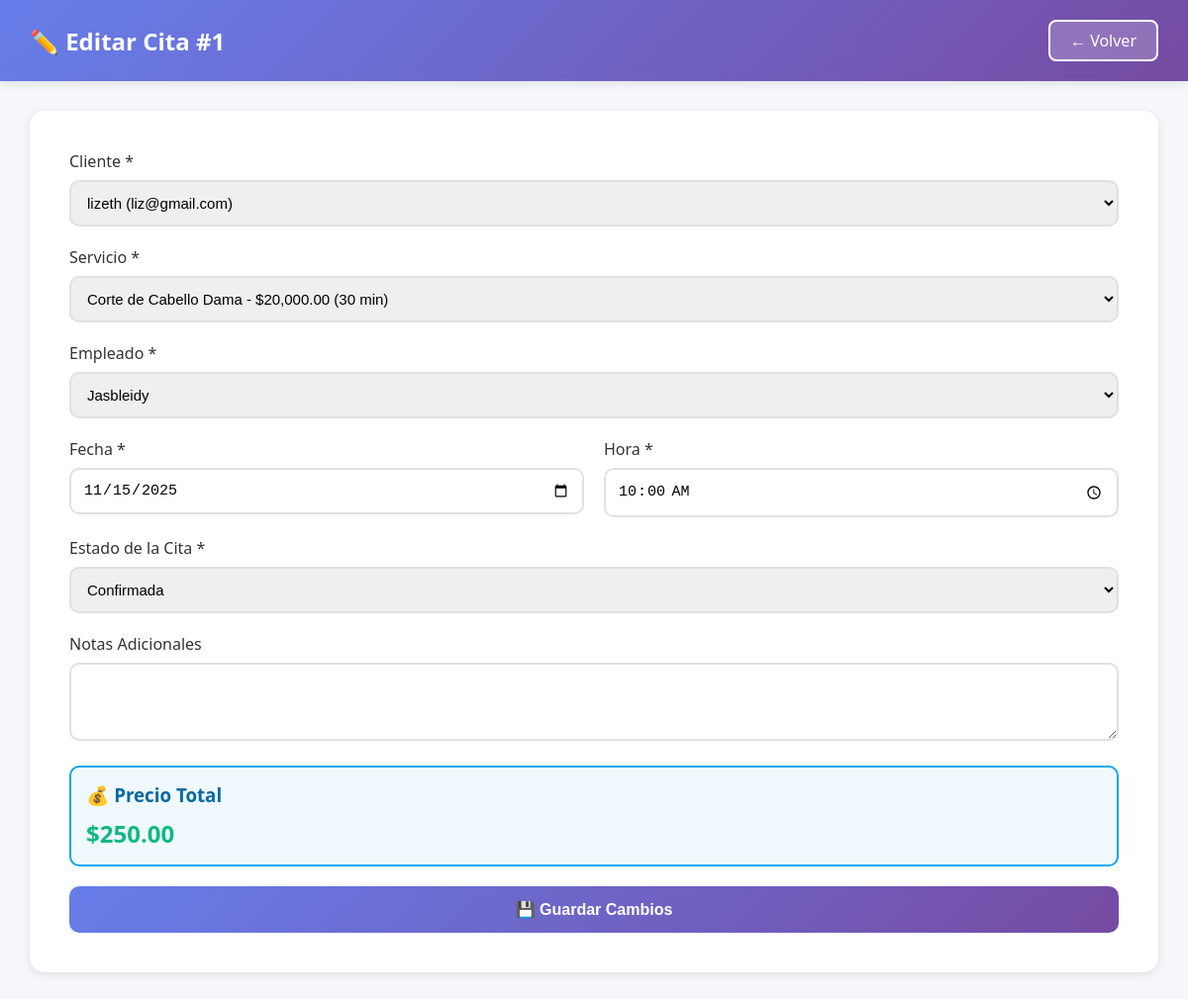
/pages/admin/editar_cita.php?id=1 (signed in), run on the app's committed database.
### tables this page shows
CREATE TABLE `citas` (
  `id` int(11) NOT NULL,
  `cliente_id` int(11) NOT NULL,
  `empleado_id` int(11) NOT NULL,
  `servicio_id` int(11) NOT NULL,
  `fecha_cita` date NOT NULL,
  `hora_cita` time NOT NULL,
  `estado` enum('Pendiente','Confirmada','Completada','Cancelada') DEFAULT 'Pendiente',
  `notas` text DEFAULT NULL,
  `precio_total` decimal(10,2) NOT NULL,
  `fecha_creacion` timestamp NULL DEFAULT current_timestamp(),
  `fecha_actualizacion` timestamp NULL DEFAULT current_timestamp() ON UPDATE current_timestamp()
);

CREATE TABLE `usuarios` (
  `id` int(11) NOT NULL,
  `nombre` varchar(100) NOT NULL,
  `email` varchar(100) NOT NULL,
  `password` varchar(255) NOT NULL,
  `telefono` varchar(20) DEFAULT NULL,
  `rol` enum('Cliente','Empleado','Administrador') NOT NULL DEFAULT 'Cliente',
  `fecha_registro` timestamp NULL DEFAULT current_timestamp(),
  `activo` tinyint(1) DEFAULT 1
);

CREATE TABLE `servicios` (
  `id` int(11) NOT NULL,
  `nombre` varchar(100) NOT NULL,
  `descripcion` text DEFAULT NULL,
  `duracion` int(11) NOT NULL COMMENT 'Duración en minutos',
  `precio` decimal(10,2) NOT NULL,
  `activo` tinyint(1) DEFAULT 1,
  `fecha_creacion` timestamp NULL DEFAULT current_timestamp()
);

### pages/admin/editar_cita.php (the view, shortened to what this page needs)
<?php
$database = new Database();
$db = $database->getConnection();
$cita_id = $_GET['id'] ?? null;
$query = "SELECT c.*,
          u1.nombre as cliente_nombre,
          u2.nombre as empleado_nombre,
          s.nombre as servicio_nombre
          FROM citas c
          JOIN usuarios u1 ON c.cliente_id = u1.id
          JOIN usuarios u2 ON c.empleado_id = u2.id
          JOIN servicios s ON c.servicio_id = s.id
          WHERE c.id = :id";
$stmt = $db->prepare($query);
$stmt->bindParam(':id', $cita_id);
$stmt->execute();
$cita = $stmt->fetch();
$clientes = $db->query("SELECT id, nombre, email FROM usuarios WHERE rol='Cliente' AND activo=1 ORDER BY nombre")->fetchAll();
$empleados = $db->query("SELECT id, nombre FROM usuarios WHERE rol='Empleado' AND activo=1 ORDER BY nombre")->fetchAll();
$servicios = $db->query("SELECT id, nombre, precio, duracion FROM servicios WHERE activo=1 ORDER BY nombre")->fetchAll();
?>
<!DOCTYPE html>
<html lang="es">
<head>
    <link rel="stylesheet" href="../../assets/admin_styles.css">
</head>
<body>
    <div class="header">
        <div class="header-content">
            <h1>✏️ Editar Cita #<?php echo $cita['id']; ?></h1>
            <a href="citas.php" class="btn-back">← Volver</a>
        </div>
    </div>
    <div class="container">
        <div class="form-container">
            <form action="procesar_cita.php" method="POST" onsubmit="return validateForm()">
                <div class="form-group">
                    <label for="cliente_id">Cliente *</label>
                    <select id="cliente_id" name="cliente_id" required>
                        <?php foreach ($clientes as $cliente): ?>
                            <option value="<?php echo $cliente['id']; ?>" <?php echo $cliente['id'] == $cita['cliente_id'] ? 'selected' : ''; ?>>
                                <?php echo htmlspecialchars($cliente['nombre']) . ' (' . htmlspecialchars($cliente['email']) . ')'; ?>
                            </option>
                        <?php endforeach; ?>
                    </select>
                </div>
                <div class="form-group">
                    <label for="servicio_id">Servicio *</label>
                    <select id="servicio_id" name="servicio_id" required onchange="actualizarPrecio()">
                        <?php foreach ($servicios as $servicio): ?>
                            <option
                                value="<?php echo $servicio['id']; ?>"
                                data-precio="<?php echo $servicio['precio']; ?>"
                                data-duracion="<?php echo $servicio['duracion']; ?>"
                                <?php echo $servicio['id'] == $cita['servicio_id'] ? 'selected' : ''; ?>
                            >
                                <?php echo htmlspecialchars($servicio['nombre']); ?> -
                                $<?php echo number_format($servicio['precio'], 2); ?>
                            </option>
                        <?php endforeach; ?>
                    </select>
                </div>
                <div class="form-group">
                    <label for="empleado_id">Empleado *</label>
                    <select id="empleado_id" name="empleado_id" required>
                        <?php foreach ($empleados as $empleado): ?>
                            <option value="<?php echo $empleado['id']; ?>" <?php echo $empleado['id'] == $cita['empleado_id'] ? 'selected' : ''; ?>>
                                <?php echo htmlspecialchars($empleado['nombre']); ?>
                            </option>
                        <?php endforeach; ?>
                    </select>
                </div>
                <div class="form-row">
                    <div class="form-group">
                        <label for="fecha_cita">Fecha *</label>
                        <input
                            type="date"
                            id="fecha_cita"
                            name="fecha_cita"
                            required
                            value="<?php echo $cita['fecha_cita']; ?>"
                        >
                    </div>
                    <div class="form-group">
                        <label for="hora_cita">Hora *</label>
                        <input
                            type="time"
                            id="hora_cita"
                            name="hora_cita"
                            required
                            step="900"
                            value="<?php echo substr($cita['hora_cita'], 0, 5); ?>"
                        >
                    </div>
                </div>
                <div class="form-group">
                    <label for="estado">Estado de la Cita *</label>
                    <select id="estado" name="estado" required>
                        <option value="Confirmada" <?php echo $cita['estado'] == 'Confirmada' ? 'selected' : ''; ?>>Confirmada</option>
                    </select>
                </div>
                <div class="form-group">
                    <label for="notas">Notas Adicionales</label>
                    <textarea id="notas" name="notas" rows="3"><?php echo htmlspecialchars($cita['notas'] ?? ''); ?></textarea>
                </div>
                <div class="info-box">
                    <h3>💰 Precio Total</h3>
                    <div id="precio-total">$<?php echo number_format($cita['precio_total'], 2); ?></div>
                </div>
                <button type="submit" class="btn-primary">💾 Guardar Cambios</button>
            </form>
        </div>
    </div>
</body>
</html>

### assets/admin_styles.css (style rules this page uses)
* { margin: 0; padding: 0; box-sizing: border-box; }
body { font-family: 'Segoe UI', Tahoma, Geneva, Verdana, sans-serif; background: #f5f7fa; }
.header { background: linear-gradient(135deg, #667eea 0%, #764ba2 100%); color: white; padding: 20px 30px; box-shadow: 0 2px 10px rgba(0,0,0,0.1); }
.header-content { max-width: 1400px; margin: 0 auto; display: flex; justify-content: space-between; align-items: center; }
.header h1 { font-size: 24px; }
.btn-back { background: rgba(255,255,255,0.2); color: white; padding: 8px 20px; border: 2px solid white; border-radius: 8px; text-decoration: none; font-weight: 500; transition: all 0.3s; }
.container { max-width: 1200px; margin: 30px auto; padding: 0 30px; }
.form-container { background: white; padding: 40px; border-radius: 15px; box-shadow: 0 2px 10px rgba(0,0,0,0.1); }
.form-group { margin-bottom: 20px; }
label { display: block; margin-bottom: 8px; color: #333; font-weight: 500; }
input, textarea, select { width: 100%; padding: 12px; border: 2px solid #e0e0e0; border-radius: 10px; font-size: 15px; }
.btn-primary { width: 100%; padding: 14px; background: linear-gradient(135deg, #667eea 0%, #764ba2 100%); color: white; border: none; border-radius: 10px; font-size: 16px; font-weight: 600; cursor: pointer; }

### pages/admin/editar_cita.php (style rules this page uses)
.form-row { display: grid; grid-template-columns: 1fr 1fr; gap: 20px; }
.info-box { background: #f0f9ff; border: 2px solid #0ea5e9; padding: 15px; border-radius: 10px; margin-bottom: 20px; }
.info-box h3 { color: #0369a1; margin-bottom: 10px; }
#precio-total { font-size: 24px; font-weight: bold; color: #10b981; }

### data on the page
citas: id "1", cliente_id "lizeth (liz@gmail.com)", servicio_id "Corte de Cabello Dama - $20,000.00 (30 min)", empleado_id "Jasbleidy", fecha_cita "11/15/2025", hora_cita "10:00", estado "Confirmada", precio_total "250.00"
